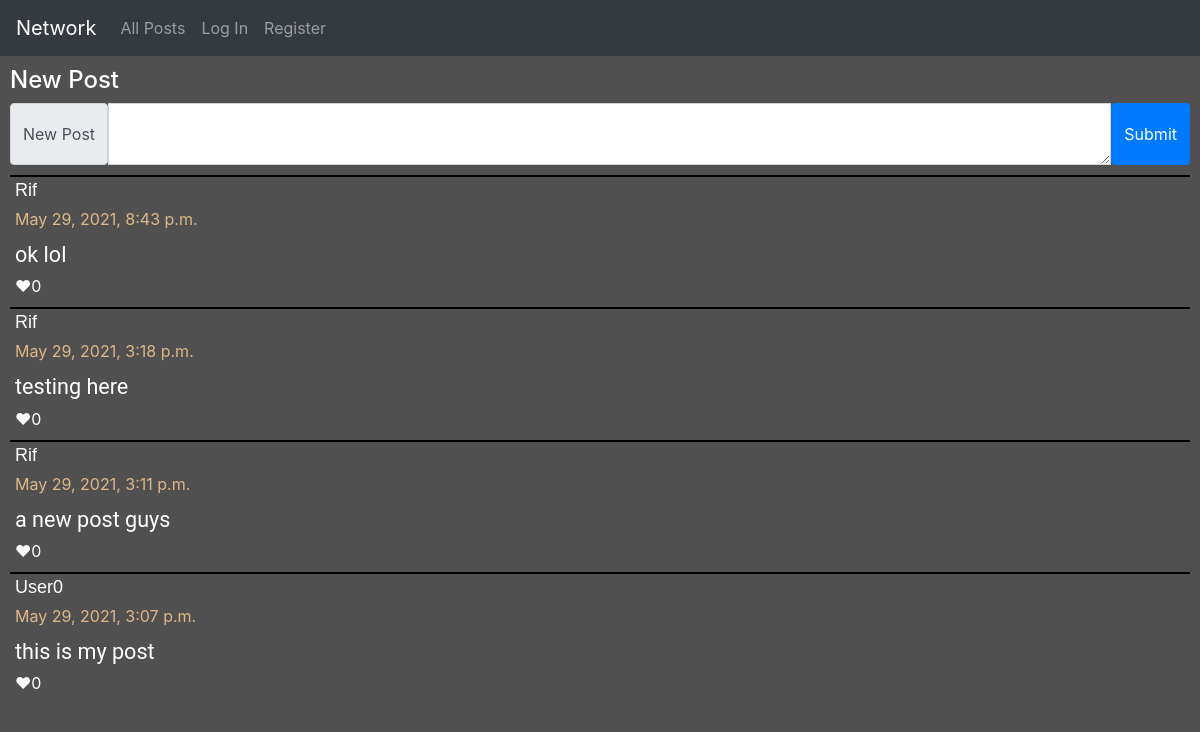
The app's page /, older data.
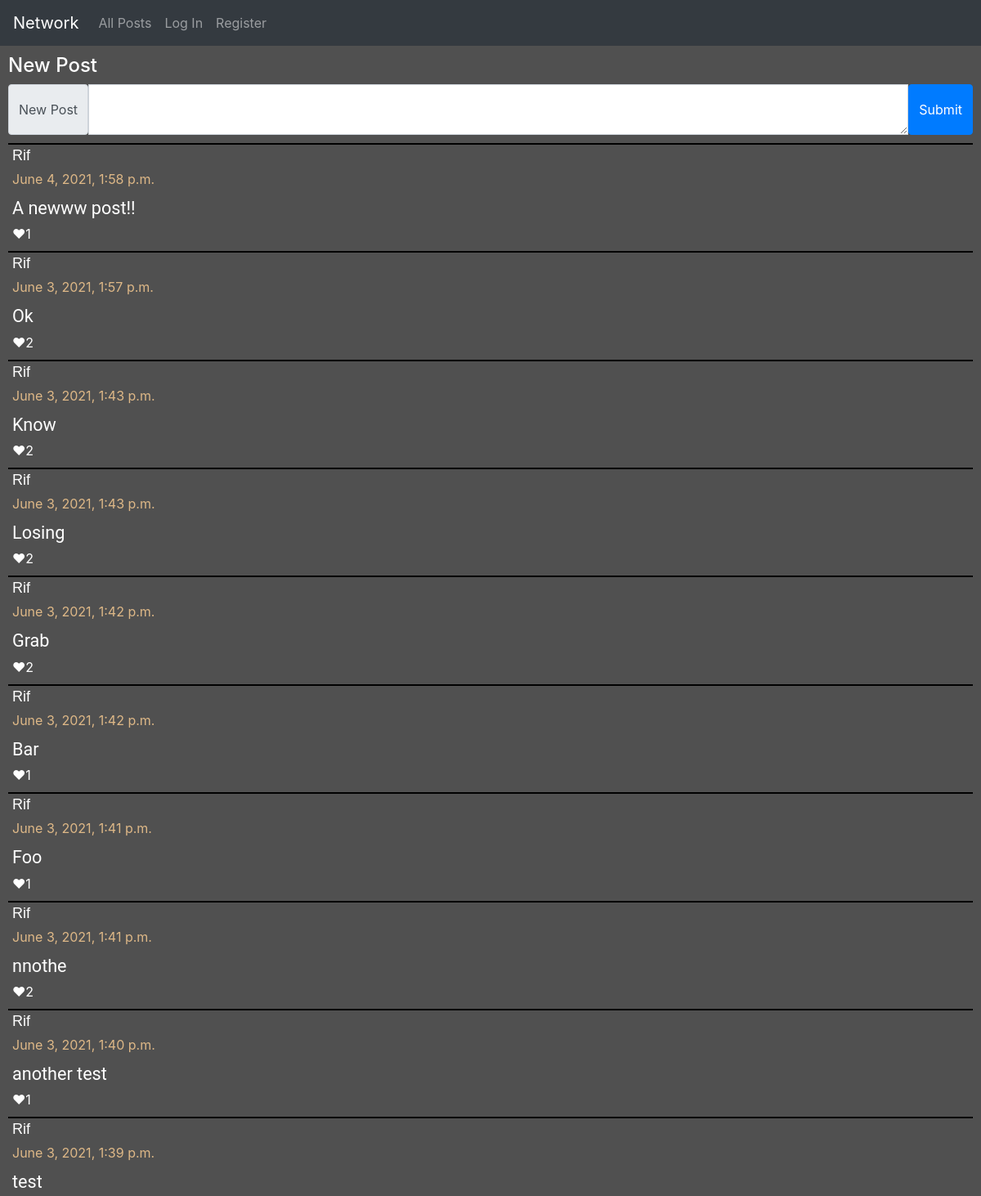
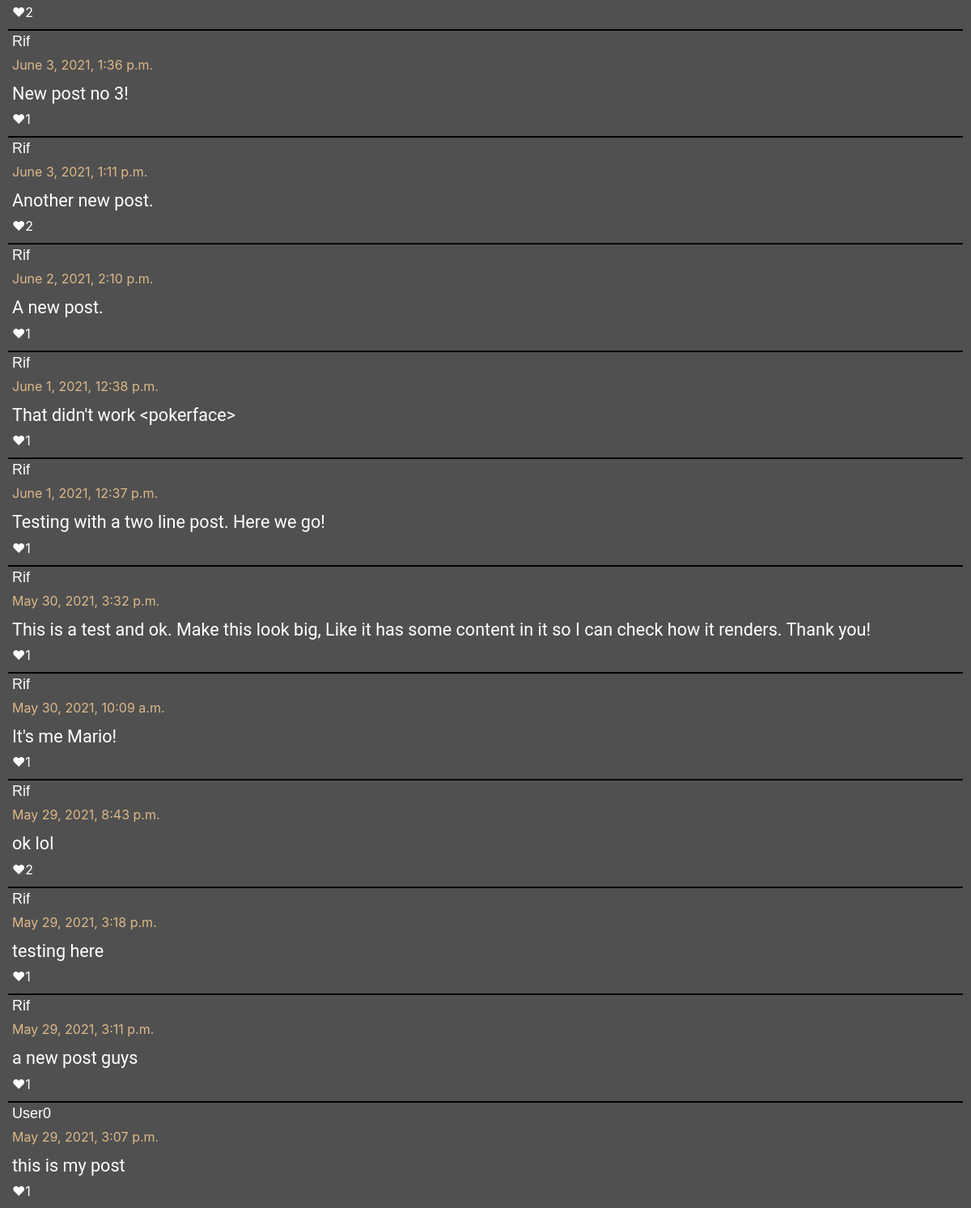
The same page, newer data (2 pictures, top to bottom).
### network/models.py (models this page shows, shortened)
class Posts(models.Model):
    content = models.TextField(blank=False)
    user = models.ForeignKey(User, on_delete=models.CASCADE, related_name="user_posts")
    like = models.IntegerField(default=0)
    time = models.DateTimeField(auto_now_add=True)

class User(AbstractUser):
    pass

### network/views.py (the view)
# urls.py: path("", views.index, name="index"),
def index(request):
    posts = Posts.objects.all().order_by('-time')
    liked_posts = []
    for post in posts:
        for p in post.liked_usr.all():
            for usr in p.liked_users.all():
                if usr == request.user:
                    liked_posts.append(post.id)
    return render(request, "network/index.html", {
        "posts": posts,
        "liked_posts": liked_posts,
    })

### network/templates/network/index.html (shortened to what this page needs)
{% extends "network/layout.html" %}
{% load static %}
{% block body %}
    <div id="all_posts">
        <div id="post-form">
            <h4>New Post</h4>
            <form action="{% url 'new-post' %}" method="POST">
                <div class="input-group">
                    <span class="input-group-text">New Post</span>
                    <textarea class="form-control" aria-label="With textarea" name="content"></textarea>
                    <input type="submit" class="btn btn-primary">
                </div>
            </form>
        </div>
        <div id="posts">
            {% for post in posts %}
                <div class="post-item">
                    <label class="post-content">
                        <p class="post-user">{{ post.user }}</p>
                        <label class="time-data">{{ post.time }}</label>
                        <br/>
                        <p class="post-text">{{ post.content }}</p>
                        {% if post.id in liked_posts %}
                            <div id="like-btn-{{ post.id }}">
                                <a class="like-btn" onclick="like_post('{{ post.id }}');">
                                    💖<label class="bi-heart" id="like-no-{{ post.id }}">{{ post.like }}</label>
                                </a>
                            </div>
                        {% else %}
                            <div id="like-btn-{{ post.id }}">
                                <a class="like-btn" onclick="like_post('{{ post.id }}');">
                                    ❤<label class="bi-heart" id="like-no-{{ post.id }}">{{ post.like }}</label>
                                </a>
                            </div>
                        {% endif %}
                    </label>
                </div>
            {% endfor %}
        </div>
    </div>
{% endblock %}

Row changes from the older to the newer data that the page shows:
added Posts: user "Rif", time "June 4, 2021, 1:58 p.m.", content "A newww post!!", like "1"
added Posts: user "Rif", time "June 3, 2021, 1:57 p.m.", content "Ok", like "2"
added Posts: user "Rif", time "June 3, 2021, 1:43 p.m.", content "Know", like "2"
added Posts: user "Rif", time "June 3, 2021, 1:43 p.m.", content "Losing", like "2"
added Posts: user "Rif", time "June 3, 2021, 1:42 p.m.", content "Grab", like "2"
added Posts: user "Rif", time "June 3, 2021, 1:42 p.m.", content "Bar", like "1"
added Posts: user "Rif", time "June 3, 2021, 1:41 p.m.", content "Foo", like "1"
added Posts: user "Rif", time "June 3, 2021, 1:41 p.m.", content "nnothe", like "2"
added Posts: user "Rif", time "June 3, 2021, 1:40 p.m.", content "another test", like "1"
added Posts: user "Rif", time "June 3, 2021, 1:39 p.m.", content "test", like "2"
added Posts: user "Rif", time "June 3, 2021, 1:36 p.m.", content "New post no 3!", like "1"
added Posts: user "Rif", time "June 3, 2021, 1:11 p.m.", content "Another new post.", like "2"
added Posts: user "Rif", time "June 2, 2021, 2:10 p.m.", content "A new post.", like "1"
added Posts: user "Rif", time "June 1, 2021, 12:38 p.m.", content "That didn't work <pokerface>", like "1"
added Posts: user "Rif", time "June 1, 2021, 12:37 p.m.", content "Testing with a two line post. Here we go!", like "1"
added Posts: user "Rif", time "May 30, 2021, 3:32 p.m.", content "This is a test and ok. Make this look big, Like it has some content in it so I can check how it renders. Thank you!", like "1"
added Posts: user "Rif", time "May 30, 2021, 10:09 a.m.", content "It's me Mario!", like "1"
changed Posts "ok lol": like "0" → "2"
changed Posts "testing here": like "0" → "1"
changed Posts "a new post guys": like "0" → "1"
changed Posts "this is my post": like "0" → "1"
